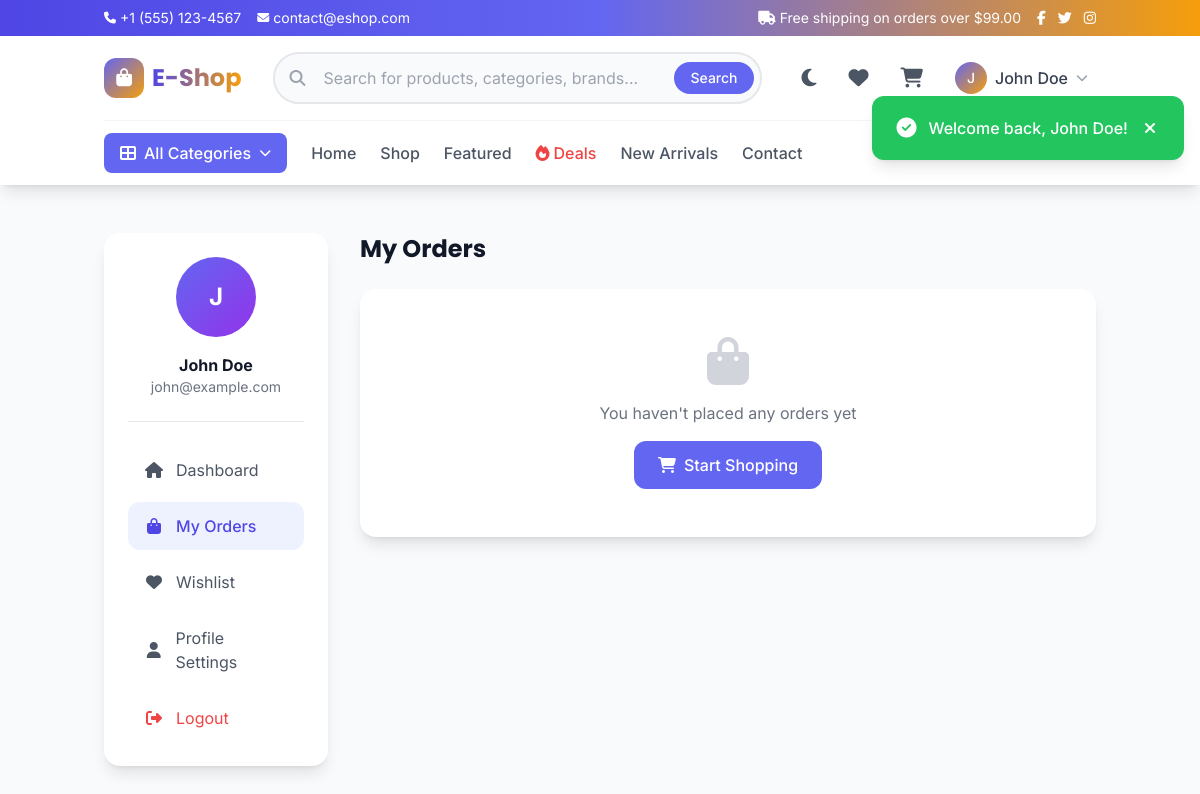
Page /user/orders.php (signed in) on the committed database.
### tables this page shows
CREATE TABLE settings (
    id INT PRIMARY KEY AUTO_INCREMENT,
    setting_key VARCHAR(100) UNIQUE NOT NULL,
    setting_value TEXT DEFAULT NULL,
    setting_type VARCHAR(50) DEFAULT 'text',
    created_at TIMESTAMP DEFAULT CURRENT_TIMESTAMP,
    updated_at TIMESTAMP DEFAULT CURRENT_TIMESTAMP ON UPDATE CURRENT_TIMESTAMP,
    INDEX idx_key (setting_key)
);

CREATE TABLE users (
    id INT PRIMARY KEY AUTO_INCREMENT,
    name VARCHAR(100) NOT NULL,
    email VARCHAR(150) UNIQUE NOT NULL,
    password VARCHAR(255) NOT NULL,
    role ENUM('user', 'admin') DEFAULT 'user',
    phone VARCHAR(20) DEFAULT NULL,
    address TEXT DEFAULT NULL,
    city VARCHAR(100) DEFAULT NULL,
    country VARCHAR(100) DEFAULT NULL,
    zip_code VARCHAR(20) DEFAULT NULL,
    avatar VARCHAR(255) DEFAULT NULL,
    status ENUM('active', 'banned', 'pending') DEFAULT 'active',
    email_verified TINYINT(1) DEFAULT 0,
    remember_token VARCHAR(255) DEFAULT NULL,
    last_login TIMESTAMP NULL DEFAULT NULL,
    created_at TIMESTAMP DEFAULT CURRENT_TIMESTAMP,
    updated_at TIMESTAMP DEFAULT CURRENT_TIMESTAMP ON UPDATE CURRENT_TIMESTAMP,
    INDEX idx_email (email),
    INDEX idx_role (role),
    INDEX idx_status (status)
);

### user/orders.php (the view, shortened to what the rows shown need)
<?php
require_once '../includes/functions.php';
$userId = $_SESSION['user_id'];
$orderId = (int)($_GET['id'] ?? 0);
$user = db()->fetch("SELECT * FROM users WHERE id = ?", [$userId]);
include '../includes/header.php';
?>
<main class="py-12 bg-gray-50 dark:bg-gray-900 min-h-screen">
    <div class="container mx-auto px-4">
        <div class="grid grid-cols-1 lg:grid-cols-4 gap-8">
            <div class="lg:col-span-1">
                <div class="bg-white dark:bg-gray-800 rounded-2xl shadow-lg p-6 sticky top-28">
                    <div class="text-center mb-6 pb-6 border-b border-gray-200 dark:border-gray-700">
                        <div class="w-20 h-20 rounded-full bg-gradient-to-br from-primary-500 to-purple-600 flex items-center justify-center text-white text-2xl font-bold mx-auto mb-4">
                            <?php echo strtoupper(substr($user['name'], 0, 1)); ?>
                        </div>
                        <h3 class="font-bold text-gray-900 dark:text-white"><?php echo htmlspecialchars($user['name']); ?></h3>
                        <p class="text-sm text-gray-500"><?php echo htmlspecialchars($user['email']); ?></p>
                    </div>
                </div>
            </div>
            <div class="lg:col-span-3">
                <?php if ($orderId > 0 && $order): ?>
                <div class="space-y-6">
                    <div class="flex items-center gap-4">
                        <a href="orders.php" class="text-gray-500 hover:text-primary-500 transition">
                            <i class="fas fa-arrow-left"></i>
                        </a>
                        <h1 class="text-2xl font-display font-bold text-gray-900 dark:text-white">
                            Order #<?php echo str_pad($order['id'], 5, '0', STR_PAD_LEFT); ?>
                        </h1>
                        <?php echo getOrderStatusBadge($order['status']); ?>
                    </div>
                    <div class="bg-white dark:bg-gray-800 rounded-2xl shadow-lg overflow-hidden">
                        <div class="p-6 border-b border-gray-200 dark:border-gray-700">
                            <p class="text-sm text-gray-500">
                                Placed on <?php echo date('F j, Y \a\t g:i A', strtotime($order['created_at'])); ?>
                            </p>
                        </div>
                        <div class="divide-y divide-gray-200 dark:divide-gray-700">
                            <?php foreach ($orderItems as $item): ?>
                            <div class="p-6 flex items-center gap-6">
                                <img src="<?php echo SITE_URL . '/' . ($item['product_image'] ?: 'assets/images/placeholder.jpg'); ?>"
                                     alt=""
                                     class="w-20 h-20 rounded-xl object-cover">
                                <div class="flex-1">
                                    <a href="<?php echo SITE_URL; ?>/product.php?slug=<?php echo $item['product_slug']; ?>"
                                       class="font-medium text-gray-900 dark:text-white hover:text-primary-500 transition">
                                        <?php echo htmlspecialchars($item['product_name']); ?>
                                    </a>
                                    <p class="text-sm text-gray-500 mt-1">
                                        <?php echo formatPrice($item['price']); ?> × <?php echo $item['quantity']; ?>
                                    </p>
                                </div>
                                <div class="text-right">
                                    <p class="font-bold text-gray-900 dark:text-white">
                                        <?php echo formatPrice($item['price'] * $item['quantity']); ?>
                                    </p>
                                </div>
                            </div>
                            <?php endforeach; ?>
                        </div>
                        <div class="p-6 bg-gray-50 dark:bg-gray-700/50">
                            <div class="max-w-xs ml-auto space-y-2">
                                <div class="flex justify-between text-gray-600 dark:text-gray-300">
                                    <span>Subtotal</span>
                                    <span><?php echo formatPrice($order['subtotal']); ?></span>
                                </div>
                                <div class="flex justify-between text-gray-600 dark:text-gray-300">
                                    <span>Shipping</span>
                                    <span><?php echo $order['shipping_cost'] > 0 ? formatPrice($order['shipping_cost']) : 'Free'; ?></span>
                                </div>
                                <?php if ($order['discount'] > 0): ?>
                                <div class="flex justify-between text-green-600">
                                    <span>Discount</span>
                                    <span>-<?php echo formatPrice($order['discount']); ?></span>
                                </div>
                                <?php endif; ?>
                                <div class="flex justify-between text-lg font-bold text-gray-900 dark:text-white pt-2 border-t border-gray-200 dark:border-gray-600">
                                    <span>Total</span>
                                    <span><?php echo formatPrice($order['total_amount']); ?></span>
                                </div>
                            </div>
                        </div>
                    </div>
                    <div class="grid grid-cols-1 md:grid-cols-2 gap-6">
                        <div class="bg-white dark:bg-gray-800 rounded-2xl shadow-lg p-6">
                            <h3 class="font-bold text-gray-900 dark:text-white mb-4">
                                <i class="fas fa-shipping-fast text-primary-500 mr-2"></i>
                                Shipping Address
                            </h3>
                            <div class="text-gray-600 dark:text-gray-300 space-y-1">
                                <p><?php echo htmlspecialchars($order['name']); ?></p>
                                <p><?php echo htmlspecialchars($order['address']); ?></p>
                                <p><?php echo htmlspecialchars($order['city']); ?>, <?php echo htmlspecialchars($order['state']); ?> <?php echo htmlspecialchars($order['zip']); ?></p>
                                <p><?php echo htmlspecialchars($order['country']); ?></p>
                                <p class="pt-2"><?php echo htmlspecialchars($order['phone']); ?></p>
                            </div>
                        </div>
                        <div class="bg-white dark:bg-gray-800 rounded-2xl shadow-lg p-6">
                            <h3 class="font-bold text-gray-900 dark:text-white mb-4">
                                <i class="fas fa-credit-card text-primary-500 mr-2"></i>
                                Payment Information
                            </h3>
                            <div class="space-y-3">
                                <div class="flex justify-between">
                                    <span class="text-gray-500">Method</span>
                                    <span class="font-medium text-gray-900 dark:text-white">
                                        <?php echo strtoupper($order['payment_method']); ?>
                                    </span>
                                </div>
                                <div class="flex justify-between">
                                    <span class="text-gray-500">Status</span>
                                    <span class="px-2 py-1 text-xs font-medium rounded-full
                                        <?php echo $order['payment_status'] === 'paid' ? 'bg-green-100 text-green-700' : 'bg-amber-100 text-amber-700'; ?>">
                                        <?php echo ucfirst($order['payment_status']); ?>
                                    </span>
                                </div>
                            </div>
                        </div>
                    </div>
                    <div class="bg-white dark:bg-gray-800 rounded-2xl shadow-lg p-6">
                        <h3 class="font-bold text-gray-900 dark:text-white mb-6">Order Status</h3>
                        <div class="flex items-center justify-between relative">
                            <?php
                            $statuses = ['pending', 'processing', 'shipped', 'delivered'];
                            $currentIndex = array_search($order['status'], $statuses);
                            if ($order['status'] === 'cancelled') $currentIndex = -1;
                            ?>
                            <div class="absolute top-5 left-0 right-0 h-1 bg-gray-200 dark:bg-gray-700">
                                <div class="h-full bg-primary-500 transition-all" style="width: <?php echo max(0, ($currentIndex / 3) * 100); ?>%"></div>
                            </div>
                            <?php foreach ($statuses as $index => $status): ?>
                            <div class="relative z-10 flex flex-col items-center">
                                <div class="w-10 h-10 rounded-full flex items-center justify-center <?php echo $index <= $currentIndex ? 'bg-primary-500 text-white' : 'bg-gray-200 dark:bg-gray-700 text-gray-500'; ?>">
                                    <?php if ($index <= $currentIndex): ?>
                                    <i class="fas fa-check"></i>
                                    <?php else: ?>
                                    <i class="fas fa-<?php echo ['clock', 'cog', 'truck', 'home'][$index]; ?>"></i>
                                    <?php endif; ?>
                                </div>
                                <span class="mt-2 text-sm font-medium <?php echo $index <= $currentIndex ? 'text-primary-500' : 'text-gray-500'; ?>">
                                    <?php echo ucfirst($status); ?>
                                </span>
                            </div>
                            <?php endforeach; ?>
                        </div>
                        <?php if ($order['status'] === 'cancelled'): ?>
                        <div class="mt-6 p-4 bg-red-50 dark:bg-red-900/20 border border-red-200 dark:border-red-800 rounded-xl text-red-700 dark:text-red-400">
                            <i class="fas fa-times-circle mr-2"></i>
                            This order has been cancelled.
                        </div>
                        <?php endif; ?>
                    </div>
                </div>
                <?php else: ?>
                <div class="space-y-6">
                    <h1 class="text-2xl font-display font-bold text-gray-900 dark:text-white">My Orders</h1>
                </div>
                <?php endif; ?>
            </div>
        </div>
    </div>
</main>
<?php include '../includes/footer.php'; ?>

### includes/header.php (shortened to what the rows shown need)
<?php
require_once __DIR__ . '/functions.php';
?>
<!DOCTYPE html>
<html lang="en" class="scroll-smooth">
<head>
    <script src="https://cdn.tailwindcss.com"></script>
    <link rel="stylesheet" href="https://cdnjs.cloudflare.com/ajax/libs/font-awesome/6.5.1/css/all.min.css">
    <link rel="stylesheet" href="https://cdn.jsdelivr.net/npm/swiper@11/swiper-bundle.min.css">
    <link rel="stylesheet" href="<?php echo SITE_URL; ?>/assets/css/style.css">
</head>
<body class="bg-gray-50 dark:bg-gray-900 transition-colors duration-300">
    <div class="bg-gradient-to-r from-primary-600 via-primary-500 to-secondary-500 text-white text-sm py-2">
        <div class="container mx-auto px-4">
            <div class="flex items-center justify-between">
                <div class="flex items-center gap-4">
                    <a href="tel:<?php echo getSetting('site_phone'); ?>" class="flex items-center gap-1 hover:text-primary-100 transition">
                        <i class="fas fa-phone text-xs"></i>
                        <span class="hidden sm:inline"><?php echo getSetting('site_phone', '+1 (555) 123-4567'); ?></span>
                    </a>
                    <a href="mailto:<?php echo getSetting('site_email'); ?>" class="flex items-center gap-1 hover:text-primary-100 transition">
                        <i class="fas fa-envelope text-xs"></i>
                        <span class="hidden sm:inline"><?php echo getSetting('site_email', 'contact@eshop.com'); ?></span>
                    </a>
                </div>
                <div class="flex items-center gap-4">
                    <span class="hidden md:flex items-center gap-1">
                        <i class="fas fa-truck"></i>
                        Free shipping on orders over $<?php echo getSetting('free_shipping_min', '99'); ?>
                    </span>
                    <div class="flex items-center gap-3">
                        <a href="<?php echo getSetting('facebook_url', '#'); ?>" class="hover:text-primary-100 transition"><i class="fab fa-facebook-f"></i></a>
                        <a href="<?php echo getSetting('twitter_url', '#'); ?>" class="hover:text-primary-100 transition"><i class="fab fa-twitter"></i></a>
                        <a href="<?php echo getSetting('instagram_url', '#'); ?>" class="hover:text-primary-100 transition"><i class="fab fa-instagram"></i></a>
                    </div>
                </div>
            </div>
        </div>
    </div>
    <main id="mainContent">

### rows in the picture
settings: setting_value "+1 (555) 123-4567"
settings: setting_value "contact@eshop.com"
settings: setting_value "99.00"
users: name "J", name "John Doe", email "john@example.com"

### other values in the picture
substr($_SESSION['user_name'] ?? 'U', 0, 1) "J"
$_SESSION['user_name'] "John Doe"
$flash['message'] "Welcome back, John Doe!"
